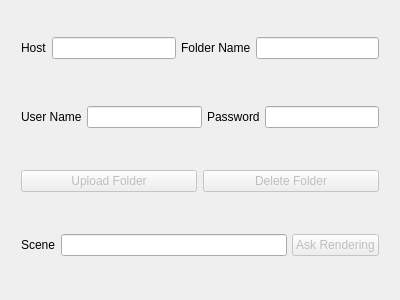
<?xml version="1.0" encoding="UTF-8"?>
<ui version="4.0">
 <class>TestRenderServer</class>
 <widget class="QWidget" name="TestRenderServer">
  <property name="geometry">
   <rect>
    <x>0</x>
    <y>0</y>
    <width>400</width>
    <height>300</height>
   </rect>
  </property>
  <property name="windowTitle">
   <string>Form</string>
  </property>
  <layout class="QVBoxLayout" name="verticalLayout">
   <item>
    <layout class="QHBoxLayout" name="horizontalLayout">
     <property name="spacing">
      <number>5</number>
     </property>
     <property name="leftMargin">
      <number>10</number>
     </property>
     <property name="topMargin">
      <number>0</number>
     </property>
     <property name="rightMargin">
      <number>10</number>
     </property>
     <property name="bottomMargin">
      <number>10</number>
     </property>
     <item>
      <widget class="QLabel" name="hostLabel">
       <property name="text">
        <string>Host</string>
       </property>
      </widget>
     </item>
     <item>
      <widget class="QLineEdit" name="hostLineEdit"/>
     </item>
     <item>
      <widget class="QLabel" name="folderNameLabel">
       <property name="text">
        <string>Folder Name</string>
       </property>
      </widget>
     </item>
     <item>
      <widget class="QLineEdit" name="nameFolderLineEdit"/>
     </item>
    </layout>
   </item>
   <item>
    <layout class="QHBoxLayout" name="horizontalLayout_2">
     <property name="spacing">
      <number>5</number>
     </property>
     <property name="leftMargin">
      <number>10</number>
     </property>
     <property name="topMargin">
      <number>5</number>
     </property>
     <property name="rightMargin">
      <number>10</number>
     </property>
     <property name="bottomMargin">
      <number>5</number>
     </property>
     <item>
      <widget class="QLabel" name="loginLabel">
       <property name="text">
        <string>User Name</string>
       </property>
      </widget>
     </item>
     <item>
      <widget class="QLineEdit" name="userNameLineEdit"/>
     </item>
     <item>
      <widget class="QLabel" name="passwordLabel">
       <property name="text">
        <string>Password</string>
       </property>
      </widget>
     </item>
     <item>
      <widget class="QLineEdit" name="passwordLineEdit"/>
     </item>
    </layout>
   </item>
   <item>
    <layout class="QHBoxLayout" name="horizontalLayout_4">
     <property name="leftMargin">
      <number>10</number>
     </property>
     <property name="topMargin">
      <number>5</number>
     </property>
     <property name="rightMargin">
      <number>10</number>
     </property>
     <property name="bottomMargin">
      <number>5</number>
     </property>
     <item>
      <widget class="QPushButton" name="uploadFolderPushButton">
       <property name="enabled">
        <bool>false</bool>
       </property>
       <property name="text">
        <string>Upload Folder</string>
       </property>
      </widget>
     </item>
     <item>
      <widget class="QPushButton" name="deletePushButton">
       <property name="enabled">
        <bool>false</bool>
       </property>
       <property name="text">
        <string>Delete Folder</string>
       </property>
      </widget>
     </item>
    </layout>
   </item>
   <item>
    <layout class="QHBoxLayout" name="horizontalLayout_3">
     <property name="spacing">
      <number>5</number>
     </property>
     <property name="leftMargin">
      <number>10</number>
     </property>
     <property name="topMargin">
      <number>5</number>
     </property>
     <property name="rightMargin">
      <number>10</number>
     </property>
     <property name="bottomMargin">
      <number>5</number>
     </property>
     <item>
      <widget class="QLabel" name="sceneLabel">
       <property name="text">
        <string>Scene</string>
       </property>
      </widget>
     </item>
     <item>
      <widget class="QLineEdit" name="sceneLineEdit"/>
     </item>
     <item>
      <widget class="QPushButton" name="renderPushButton">
       <property name="enabled">
        <bool>false</bool>
       </property>
       <property name="text">
        <string>Ask Rendering</string>
       </property>
      </widget>
     </item>
    </layout>
   </item>
  </layout>
 </widget>
 <resources/>
 <connections/>
</ui>
